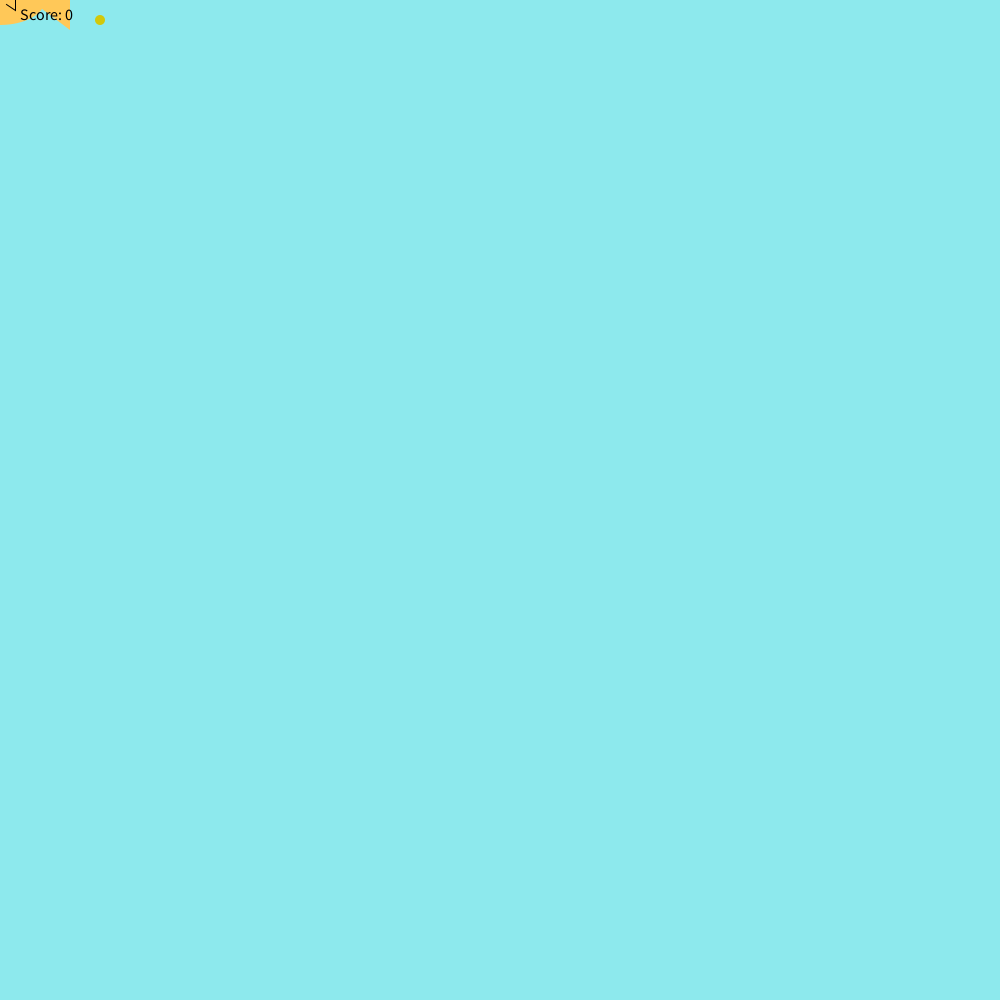
Frame 1 (no input)
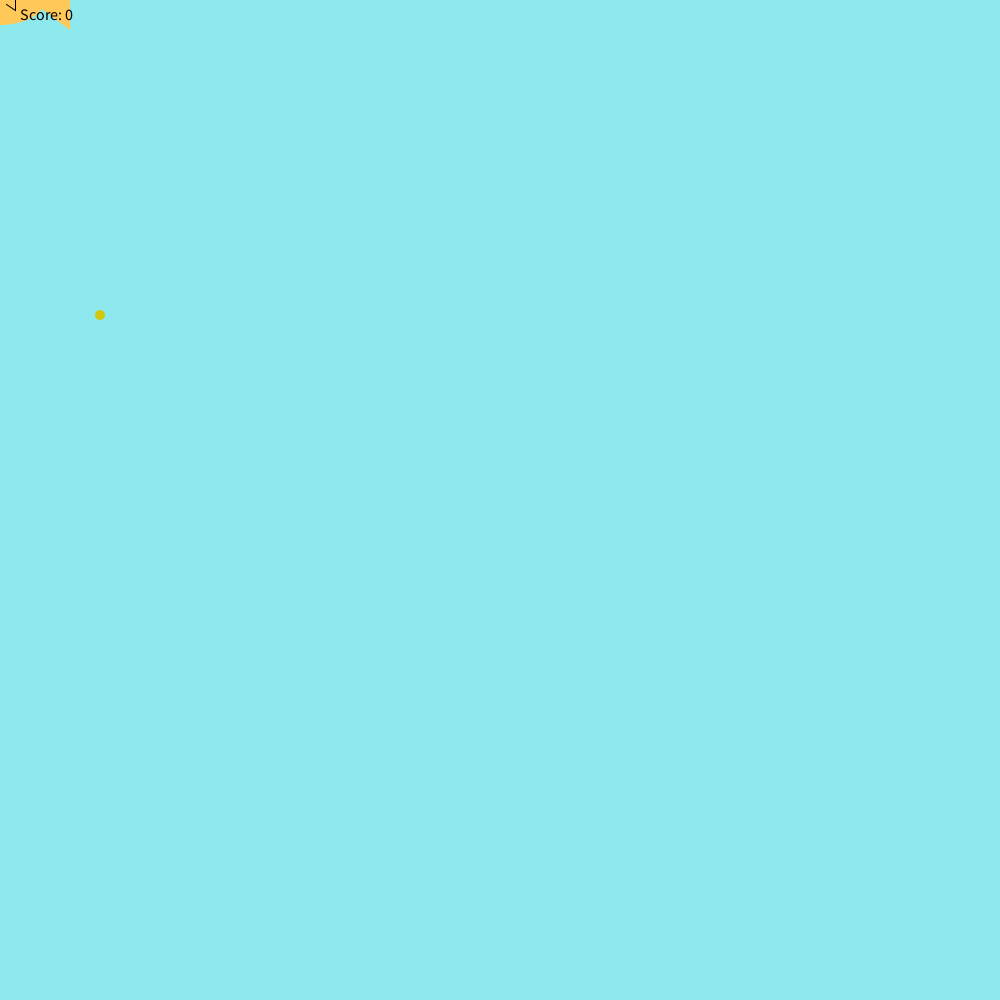
Frame 60 (the mouse pressed at the canvas centre just before this capture)
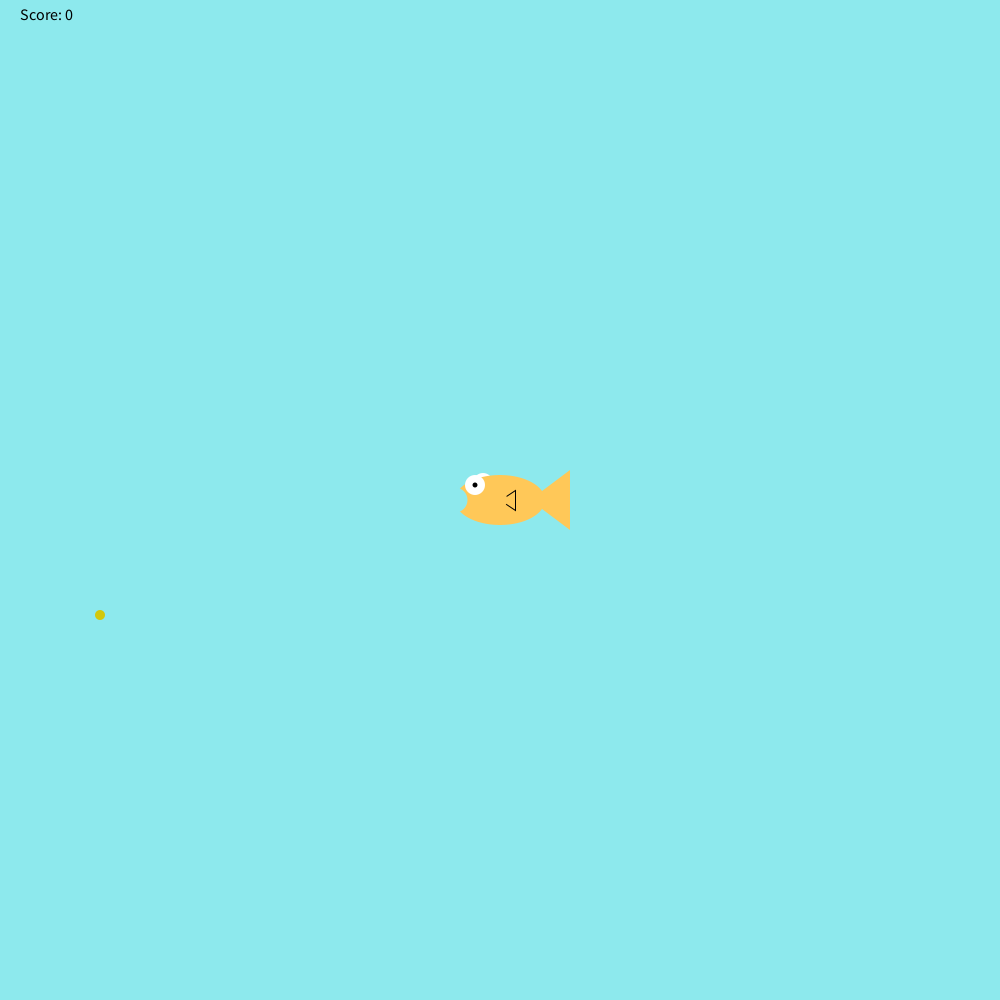
Frame 120 (the mouse held since frame 60 and released just before this capture)

The Processing sketch that drew these frames (run headless with seeded random() and noise(); from frame 60 on, the mouse is pressed at the canvas centre):

// Processing sketch: Fish_Feeder
// ── Fish_Feeder.pde
int foodX = 100;
int foodY = 20;
int score = 0;

void setup(){
  
size(1000, 1000);

}
void draw(){
  
background(141, 233, 237);
fill(210, 200, 10);
noStroke();
ellipse(foodX, foodY, 10, 10);
drawFish();
foodY = foodY + 5;
if(foodY > height){
foodX = (int) random(width-20);
ellipse(foodX, foodY, 10, 10);
}
checkCatch(foodX, foodY);
fill(0, 0, 0);
textSize(16);
text("Score: " + score, 20, 20);
if(score > 10){
textSize(30);
text("Congratulations! You have finished the game.", 100, 500);
}

}

void checkCatch(int x, int y){
     if(x > mouseX && x < mouseX+70){
          if(y > mouseY-17 && y < mouseY+30){
               score++;
               foodY = 20;
               foodX = (int) random(width-20);
          }
     }
     else if (foodY > height && score > 0){
          score--;
     }
}

void drawFish(){
     noStroke();
     fill(255,255,255);
     ellipse(mouseX-17,mouseY-17,20,20); //back side eye
     fill(255,200,88);
     ellipse(mouseX,mouseY,90,50); //body
     triangle(mouseX+30,mouseY,mouseX+70,mouseY+30,mouseX+70,mouseY-30); //tail
     stroke(0);
     triangle(mouseX,mouseY,mouseX+15,mouseY+10,mouseX+15,mouseY-10); //side fin
     noStroke();
     fill(255,200,88);
     ellipse(mouseX,mouseY,15,15); //side fin cover
     noStroke();
     fill(255,255,255);
     ellipse(mouseX-25,mouseY-15,20,20); //front eye
     fill(0,0,0);
     ellipse(mouseX-25,mouseY-15,5,5); //pupil
     fill(141,233,237);
     ellipse(mouseX-45,mouseY,25,25); //mouth
}
